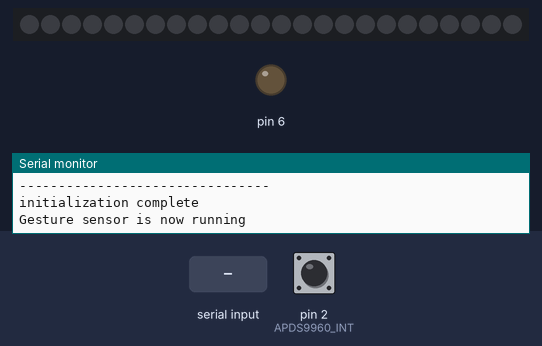
A sketch run on a simulated Arduino Uno, built with avr-gcc and run on an emulated ATmega328P. Parts: 24 RGB LEDs in strip order, left to right, output pins drawn as LEDs (lit = HIGH), the last lines printed to the serial monitor. The inputs (shaded band) are chosen by the test bench; at power-on: pin 2 (APDS9960_INT) HIGH. Dim RGB values are drawn brighter than linear.

Above: at 1.2 s.
1.3 s: "*love" received over Serial
At 2.2 s:
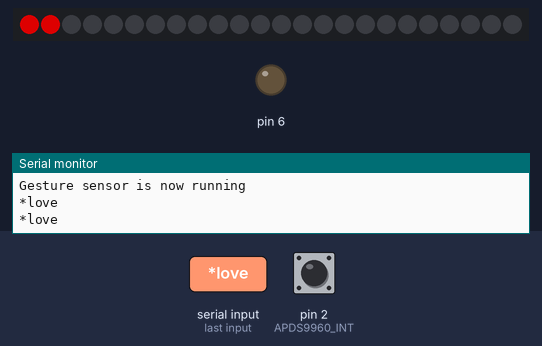
At 13.5 s:
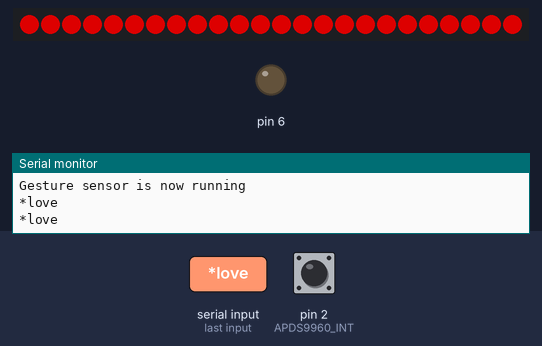
Timing chart, 0 to 14.3 s (numbered marks = the images above; inputs shaded):
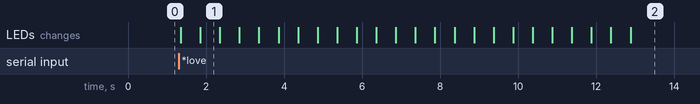

The sketch:

midtermCode1.5.ino
```cpp
/*
  Code by: Emre Sardogan
  March 18, 2016 @ Parsons School of Design
  '''''''''''''''''''''''''''''''''''''''''''''''''''''''''''''''''
  Credits to: Angelo Casimiro (4/27/14)(Android-Bluetooth)
            : Shawn Hymel @ SparkFun Electronics(GestureSensor)
            : AdaFruit NeoPixel Library-Example Sketches(NeoPixels)

            Code Version 1.5
            Gesture Sensor (Working(commands-not-assigned-yet)
            NeoPixel #1 (Connected and Working)
            Bluetooth (Connected + Working)
            Voice Color Commands(Working(commands-not-assigned-yet)
*/


//Libraries
#include <Wire.h>
#include <SparkFun_APDS9960.h>
#include <Adafruit_NeoPixel.h>

#define PIN 10
#define NUMPIXELS 24

Adafruit_NeoPixel pixels = Adafruit_NeoPixel(24, PIN, NEO_GRB + NEO_KHZ800);


//GestureSensorPins
#define APDS9960_INT    2 //interrupt pin


//Global Variables
SparkFun_APDS9960 apds = SparkFun_APDS9960();
int isr_flag = 0;
String voice;
int delayval = 500;

//CRGB leds[NUM_LEDS];
//CLEDController *controllers[NUM_STRIPS];
//uint8_t gBrightness = 255;


void setup() {

  //NeoPixelRing - Output

  pixels.begin();
  pixels.show();

  //FastLED
  // controllers[0] = &FastLED.addLeds<WS2812, 10>(leds, NUM_LEDS);
  // controllers[1] = &FastLED.addLeds<WS2812, 11>(leds, NUM_LEDS);

  Serial.begin(9600);
  //GestureSensor - Input
  pinMode(APDS9960_INT, INPUT);

  //debug PIN
  pinMode(6, OUTPUT);


  //GestureSensor-Setup
  Serial.println();
  Serial.println(F("--------------------------------"));
  Serial.println(F("GestureTest"));
  Serial.println(F("--------------------------------"));

  // Initialize interrupt service routine
  attachInterrupt(0, interruptRoutine, FALLING);

  // Initialize APDS-9960 (configure I2C and initial values)
  if ( apds.init() ) {
    Serial.println(F("initialization complete"));
  } else {
    Serial.println(F("Something went wrong during APDS-9960 init!"));
  }

  // Start running the APDS-9960 gesture sensor engine
  if ( apds.enableGestureSensor(true) ) {
    Serial.println(F("Gesture sensor is now running"));
  } else {
    Serial.println(F("Something went wrong during gesture sensor init!"));
  }


}

void loop() {
  voiceCommand();


  //Loop 1 - GestureSensor
  if ( isr_flag == 1 ) {
    detachInterrupt(0);
    handleGesture();
    isr_flag = 0;
    attachInterrupt(0, interruptRoutine, FALLING);
  }
  //Loop 2 - Bluetooth-Android
  while (Serial.available()) { //Check if there is an available byte to read
    delay(10); //Delay added to make thing stable
    char x = Serial.read(); //Conduct a serial read
    if (x == '#') {
      break; //Exit the loop when the # is detected after the word
    }
    voice += x; //Shorthand for voice = voice + c
  }
  if (voice.length() > 0) {
    Serial.println(voice);
  }
}

//Routine Int - Gesture Sensor
void interruptRoutine() {
  isr_flag = 1;
}
```

gestureSensor.ino
```cpp
int handleGesture() {
    if ( apds.isGestureAvailable() ) {
    switch ( apds.readGesture() ) {
      case DIR_UP:
        Serial.println("UP");
        break;
      case DIR_DOWN:
        Serial.println("DOWN");
        break;
      case DIR_LEFT:
        Serial.println("LEFT");
        break;
      case DIR_RIGHT:
        Serial.println("RIGHT");
        break;
      case DIR_NEAR:
        Serial.println("NEAR");
        break;
      case DIR_FAR:
        Serial.println("FAR");
        break;
      default:
        Serial.println("NONE");
    }
  }
}
```

xBluetoothArduino.ino
```cpp
void love(){

  for(int i=0;i<NUMPIXELS;i++){
    // pixels.Color takes RGB values, from 0,0,0 up to 255,255,255
    pixels.setPixelColor(i, pixels.Color(150,0,0)); // Moderately bright green color.
    pixels.show(); // This sends the updated pixel color to the hardware.
    delay(delayval); // Delay for a period of time (in milliseconds).
  }
}

void hate(){

digitalWrite(6, HIGH);

}


int voiceCommand(){

 if (voice.length() > 0) {
    Serial.println(voice);
//-----------------------------------------------------------------------//
  //----------Control Multiple Pins/ LEDs----------//
            if(voice == "*love") {love();}  //Turn Off All Pins (Call Function)
  else if(voice == "*hate") {hate();} //Turn On  All Pins (Call Function)

  //----------Turn On One-By-One----------//
  else if(voice == "*TV on") {;}
  else if(voice == "*fan on") {;}

  //----------Turn Off One-By-One----------//
  else if(voice == "*TV off") {;}
  else if(voice == "*fan off") {;}

//-----------------------------------------------------------------------//


voice="";}}//Reset the variable after initiating
```

Measured:
- after the input at 1.3 s, the LEDs: first change after 0.05 s (image 1 shows a later state)
